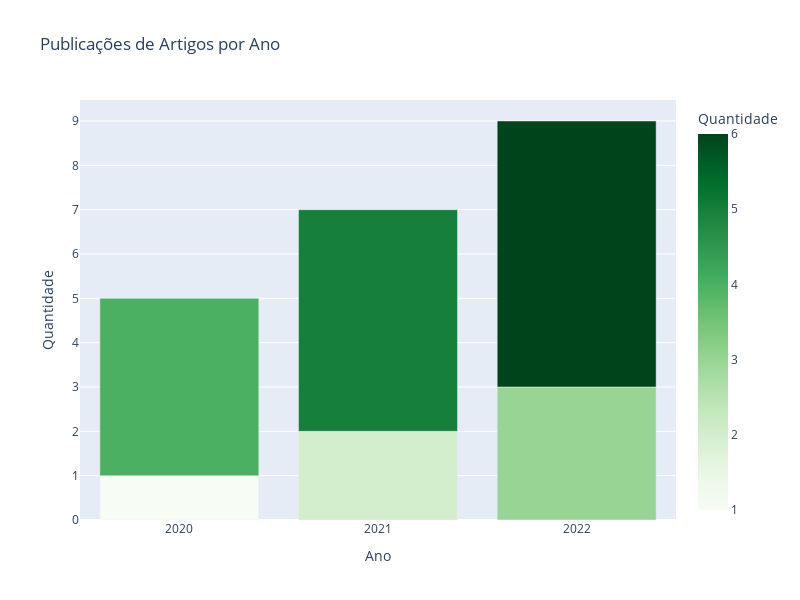

This figure's notebook cell:
### Code cell
import pandas as pd
import plotly.express as px

# Cria um DataFrame de exemplo
df = pd.DataFrame({
    'Ano': [2020, 2021, 2022, 2020, 2021, 2022],
    'Quantidade': [1, 2, 3, 4, 5, 6],
})

# Normaliza os valores de 'Quantidade' para o intervalo [0, 1]
df['Quantidade_normalizada'] = (df['Quantidade'] - df['Quantidade'].min()) / (df['Quantidade'].max() - df['Quantidade'].min())

# Cria o gráfico de barras empilhadas
fig = px.bar(df, x='Ano', y='Quantidade', color='Quantidade',
             title='Publicações de Artigos por Ano', barmode='stack',
             color_continuous_scale=px.colors.sequential.Greens, width=800, height=600)

# Ajustando o eixo x para mostrar todos os anos
fig.update_xaxes(type='category')

# Remove a legenda
fig.update_layout(showlegend=False)

# Exibe o gráfico
fig.show()

### Figure 1 — Plotly figure (JSON) as saved in the notebook; plotly's stock layout.template omitted (floating-point values rounded to 4 significant figures)
{"data": [{"alignmentgroup": "True", "hovertemplate": "Ano=%{x}<br>Quantidade=%{marker.color}<extra></extra>", "legendgroup": "", "marker": {"color": [1, 2, 3, 4, 5, 6], "coloraxis": "coloraxis", "pattern": {"shape": ""}}, "name": "", "offsetgroup": "", "orientation": "v", "showlegend": false, "textposition": "auto", "type": "bar", "x": [2020, 2021, 2022, 2020, 2021, 2022], "xaxis": "x", "y": [1, 2, 3, 4, 5, 6], "yaxis": "y"}], "layout": {"barmode": "stack", "coloraxis": {"colorbar": {"title": {"text": "Quantidade"}}, "colorscale": [[0, "rgb(247,252,245)"], [0.125, "rgb(229,245,224)"], [0.25, "rgb(199,233,192)"], [0.375, "rgb(161,217,155)"], [0.5, "rgb(116,196,118)"], [0.625, "rgb(65,171,93)"], [0.75, "rgb(35,139,69)"], [0.875, "rgb(0,109,44)"], [1, "rgb(0,68,27)"]]}, "height": 600, "legend": {"tracegroupgap": 0}, "showlegend": false, "title": {"text": "Publicações de Artigos por Ano"}, "width": 800, "xaxis": {"anchor": "y", "domain": [0, 1], "title": {"text": "Ano"}, "type": "category"}, "yaxis": {"anchor": "x", "domain": [0, 1], "title": {"text": "Quantidade"}}}}
